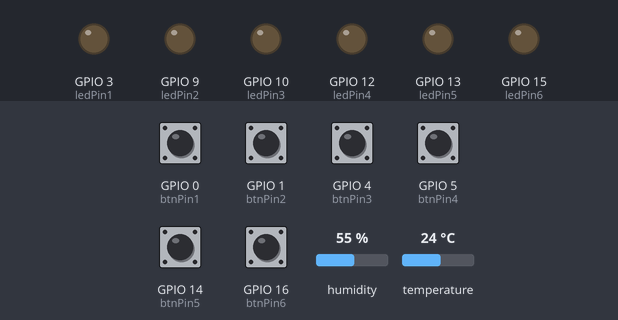
Simulated run of this sketch. Board: ESP8266 (NodeMCU). Parts: output pins drawn as LEDs (lit = HIGH). The inputs (shaded band) are chosen by the test bench; at power-on: GPIO 0 (btnPin1), GPIO 1 (btnPin2), GPIO 4 (btnPin3), GPIO 5 (btnPin4), GPIO 14 (btnPin5), GPIO 16 (btnPin6) HIGH, humidity 55 %, temperature 24 °C. WiFi joins after 1.5 s; servers stay silent unless stated.

Above: at 3.0 s.
3.1 s: GPIO 0 (btnPin1) pulled LOW for 0.15 s
At 4.1 s:
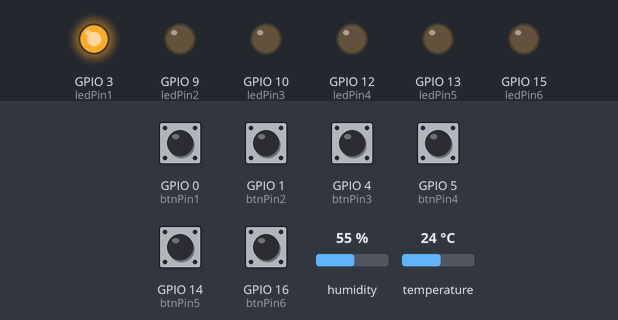
4.7 s: GPIO 1 (btnPin2) pulled LOW for 0.15 s
At 5.3 s:
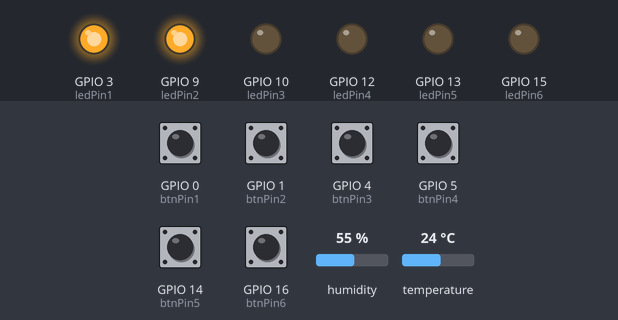
6.3 s: GPIO 4 (btnPin3) pulled LOW for 0.15 s
At 7.5 s:
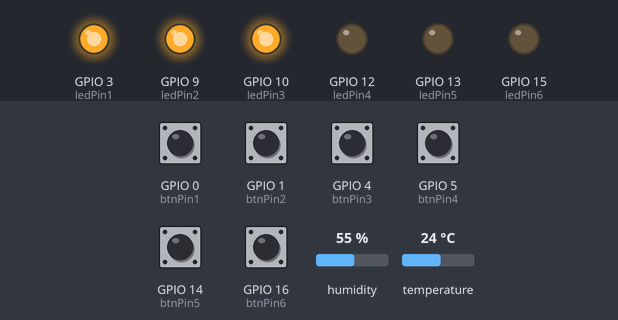
7.9 s: GPIO 5 (btnPin4) pulled LOW for 0.15 s
At 9.0 s:
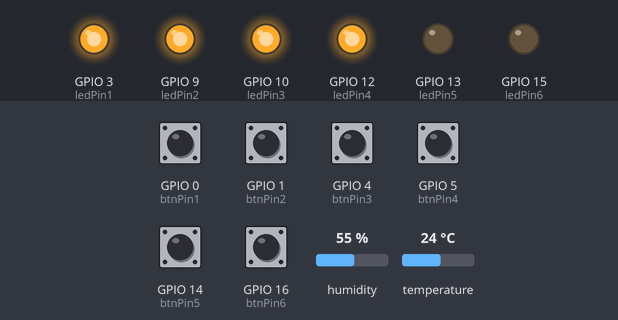
9.5 s: GPIO 14 (btnPin5) pulled LOW for 0.15 s
At 10.2 s:
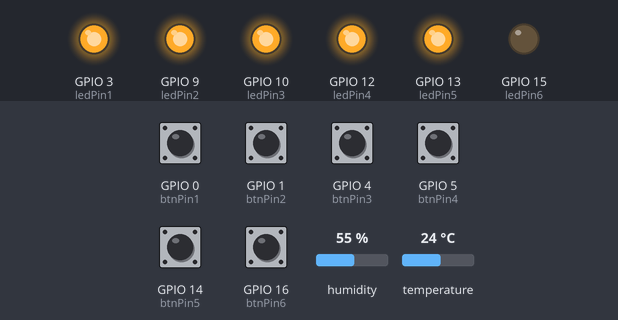
11.1 s: GPIO 16 (btnPin6) pulled LOW for 0.15 s
At 11.4 s:
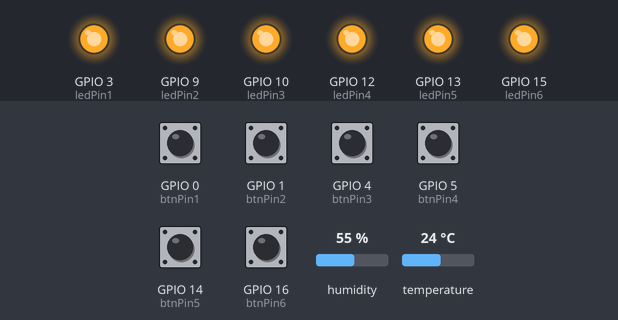
Timing chart, 0 to 13.7 s (numbered marks = the images above; inputs shaded):
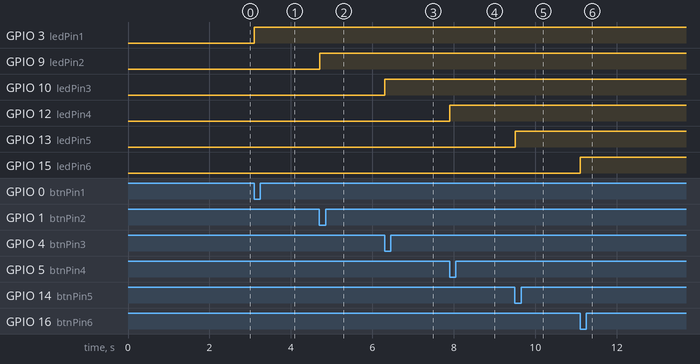

Measured:
- after the input at 3.1 s, GPIO 3 (ledPin1): LOW → HIGH at once
- after the input at 4.7 s, GPIO 9 (ledPin2): LOW → HIGH at once
- after the input at 6.3 s, GPIO 10 (ledPin3): LOW → HIGH at once
- after the input at 7.9 s, GPIO 12 (ledPin4): LOW → HIGH at once
- after the input at 9.5 s, GPIO 13 (ledPin5): LOW → HIGH at once
- after the input at 11.1 s, GPIO 15 (ledPin6): LOW → HIGH at once

The sketch:

sketch_sep17a.ino
```cpp
/* PROJECT IS FIRST PROJECT FOR DP COMPANY
 *  BY ENG-MOHAMED HAMDI AND ENG MOHAMED SAMY QASEM
 *  AND THE PROJECT IS SMART HOME SYSTEM THAT CALLED DP S01
 *  DATE/7-7-2020 10:43 PM
 */
#define BLYNK_PRINT Serial


#include <ESP8266WiFi.h>
#include <BlynkSimpleEsp8266.h>
#include <DHT.h>

// You should get Auth Token in the Blynk App.
// Go to the Project Settings (nut icon).
char auth[] = "-5zgetw-hN6WhmARqSI8Q6E-7a9wCvkz";

// Your WiFi credentials.
// Set password to "" for open networks.
char ssid[] = "fathalla";
char pass[] = "hamdi123";
#define DHTPIN 2          // What digital pin we're connected to

// Uncomment whatever type you're using!
#define DHTTYPE DHT11     // DHT 11
//#define DHTTYPE DHT22   // DHT 22, AM2302, AM2321
//#define DHTTYPE DHT21   // DHT 21, AM2301

DHT dht(DHTPIN, DHTTYPE);
//DEFINTIONS OF PINS CONDITIONS FOR BUTTON AND LAMPS.
const int ledPin1 = 3 ;
const int btnPin1 = 0 ;
const int ledPin2 = 9 ;
const int btnPin2 = 1 ;
const int ledPin3 = 10 ;
const int btnPin3 = 4 ;
const int ledPin4 = 12 ;
const int btnPin4 = 5 ;
const int ledPin5 = 13 ;
const int btnPin5 = 14 ;
const int ledPin6 = 15 ;
const int btnPin6 = 16 ;
BlynkTimer timer;
// This function sends Arduino's up time every second to Virtual Pin (5).
// In the app, Widget's reading frequency should be set to PUSH. This means
// that you define how often to send data to Blynk App.
void sendSensor()
{
  float h = dht.readHumidity();
  float t = dht.readTemperature(); // or dht.readTemperature(true) for Fahrenheit

  if (isnan(h) || isnan(t)) {
    Serial.println("Failed to read from DHT sensor!");
    return;
  }
  // You can send any value at any time.
  // Please don't send more that 10 values per second.
  Blynk.virtualWrite(V8, h);
  Blynk.virtualWrite(V9, t);}
void checkPhysicalButton();

int ledState1 = LOW;
int btnState1 = HIGH;
int ledState2 = LOW;
int btnState2 = HIGH;
int ledState3 = LOW;
int btnState3 = HIGH;
int ledState4 = LOW;
int btnState4 = HIGH;
int ledState5 = LOW;
int btnState5 = HIGH;
int ledState6 = LOW;
int btnState6 = HIGH;

// Every time we connect to the cloud...
BLYNK_CONNECTED() {
// Request the latest state from the server
  Blynk.syncVirtual(V2);
  Blynk.syncVirtual(V3);
  Blynk.syncVirtual(V4);
  Blynk.syncVirtual(V5);
  Blynk.syncVirtual(V6);
  Blynk.syncVirtual(V7);

  // Alternatively, you could override server state using:
  //Blynk.virtualWrite(V2, ledState);
}

// When App buttons is pushed - switches the state
  BLYNK_WRITE(V2) {
  ledState1 = param.asInt();
  digitalWrite(ledPin1, ledState1);}
  BLYNK_WRITE(V3) {
  ledState2 = param.asInt();
  digitalWrite(ledPin2, ledState2);}
  BLYNK_WRITE(V4) {
  ledState3 = param.asInt();
  digitalWrite(ledPin3, ledState3);}
  BLYNK_WRITE(V5) {
  ledState4 = param.asInt();
  digitalWrite(ledPin4, ledState4);}
  BLYNK_WRITE(V6) {
  ledState5 = param.asInt();
  digitalWrite(ledPin5, ledState5);}
  BLYNK_WRITE(V7) {
  ledState6 = param.asInt();
  digitalWrite(ledPin6, ledState6);}


void checkPhysicalButton()
{
  if (digitalRead(btnPin1) == LOW) {
    // btnState1 is used to avoid sequential toggles
    if (btnState1 != LOW) {

      // Toggle LED1 state
      ledState1 = !ledState1;
      digitalWrite(ledPin1, ledState1);

      // Update Button1 Widget
      Blynk.virtualWrite(V2, ledState1);
    }
    btnState1 = LOW;
  } else {
    btnState1 = HIGH;}
      if (digitalRead(btnPin2) == LOW) {
    // btnState2 is used to avoid sequential toggles
    if (btnState2 != LOW) {

      // Toggle LED2 state
      ledState2 = !ledState2;
      digitalWrite(ledPin2, ledState2);

      // Update Button2 Widget
      Blynk.virtualWrite(V3, ledState2);
    }
    btnState2 = LOW;
  } else {
    btnState2 = HIGH;}
  if (digitalRead(btnPin3) == LOW) {
    // btnState3 is used to avoid sequential toggles
    if (btnState3 != LOW) {

      // Toggle LED3 state
      ledState3 = !ledState3;
      digitalWrite(ledPin3, ledState3);

      // Update Button3 Widget
      Blynk.virtualWrite(V4, ledState3);
    }
    btnState3 = LOW;
  } else {
    btnState3 = HIGH;}
      if (digitalRead(btnPin4) == LOW) {
    // btnState is used to avoid sequential toggles
    if (btnState4 != LOW) {

      // Toggle LED4 state
      ledState4 = !ledState4;
      digitalWrite(ledPin4, ledState4);

      // Update Button4 Widget
      Blynk.virtualWrite(V5, ledState4);
    }
    btnState4 = LOW;
  } else {
    btnState4 = HIGH;}
      if (digitalRead(btnPin5) == LOW) {
    // btnState5 is used to avoid sequential toggles
    if (btnState5 != LOW) {

      // Toggle LED5 state
      ledState5 = !ledState5;
      digitalWrite(ledPin5, ledState5);

      // Update Button5 Widget
      Blynk.virtualWrite(V6, ledState5);
    }
    btnState5 = LOW;
  } else {
    btnState5 = HIGH;}
      if (digitalRead(btnPin6) == LOW) {
    // btnState6 is used to avoid sequential toggles
    if (btnState6 != LOW) {

      // Toggle LED6 state
      ledState6 = !ledState6;
      digitalWrite(ledPin6, ledState6);

      // Update Button6 Widget
      Blynk.virtualWrite(V7, ledState6);
    }
    btnState6 = LOW;
  } else {
    btnState6 = HIGH;
    }
    }
    void setup()
{
  // Debug console
  Serial.begin(9600);

  Blynk.begin(auth, ssid, pass);

  pinMode(ledPin1, OUTPUT);
  pinMode(btnPin1, INPUT_PULLUP);
  digitalWrite(ledPin1, ledState1);
  pinMode(ledPin2, OUTPUT);
  pinMode(btnPin2, INPUT_PULLUP);
  digitalWrite(ledPin2, ledState2);
  pinMode(ledPin3, OUTPUT);
  pinMode(btnPin3, INPUT_PULLUP);
  digitalWrite(ledPin3, ledState3);
  pinMode(ledPin4, OUTPUT);
  pinMode(btnPin4, INPUT_PULLUP);
  digitalWrite(ledPin4, ledState4);
  pinMode(ledPin5, OUTPUT);
  pinMode(btnPin5, INPUT_PULLUP);
  digitalWrite(ledPin5, ledState5);
  pinMode(ledPin6, OUTPUT);
  pinMode(btnPin6, INPUT_PULLUP);
  digitalWrite(ledPin6, ledState6);
  // Setup a function to be called every 100 ms
  timer.setInterval(100L, checkPhysicalButton);

  dht.begin();

  // Setup a function to be called every second
  timer.setInterval(1000L, sendSensor);
}


void loop()
{
  Blynk.run();
  timer.run();
}
```
